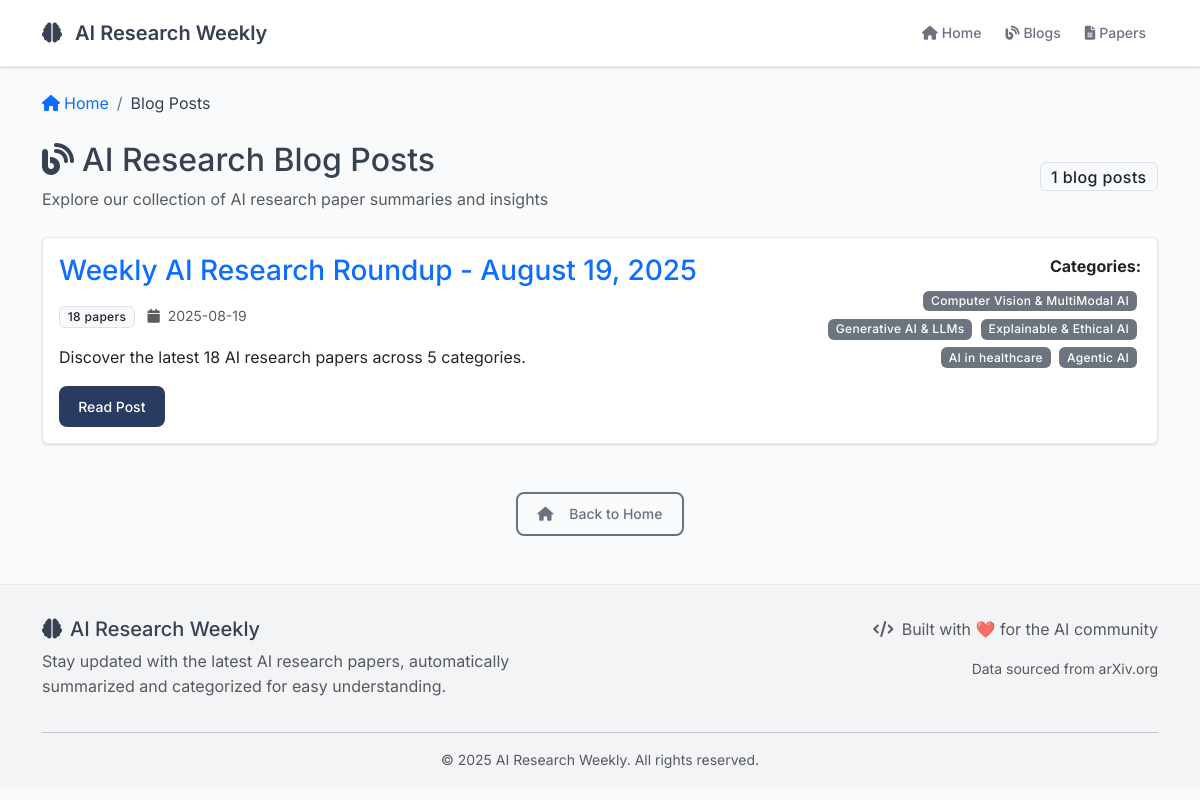
/blog, run on an earlier commit of the app's database.
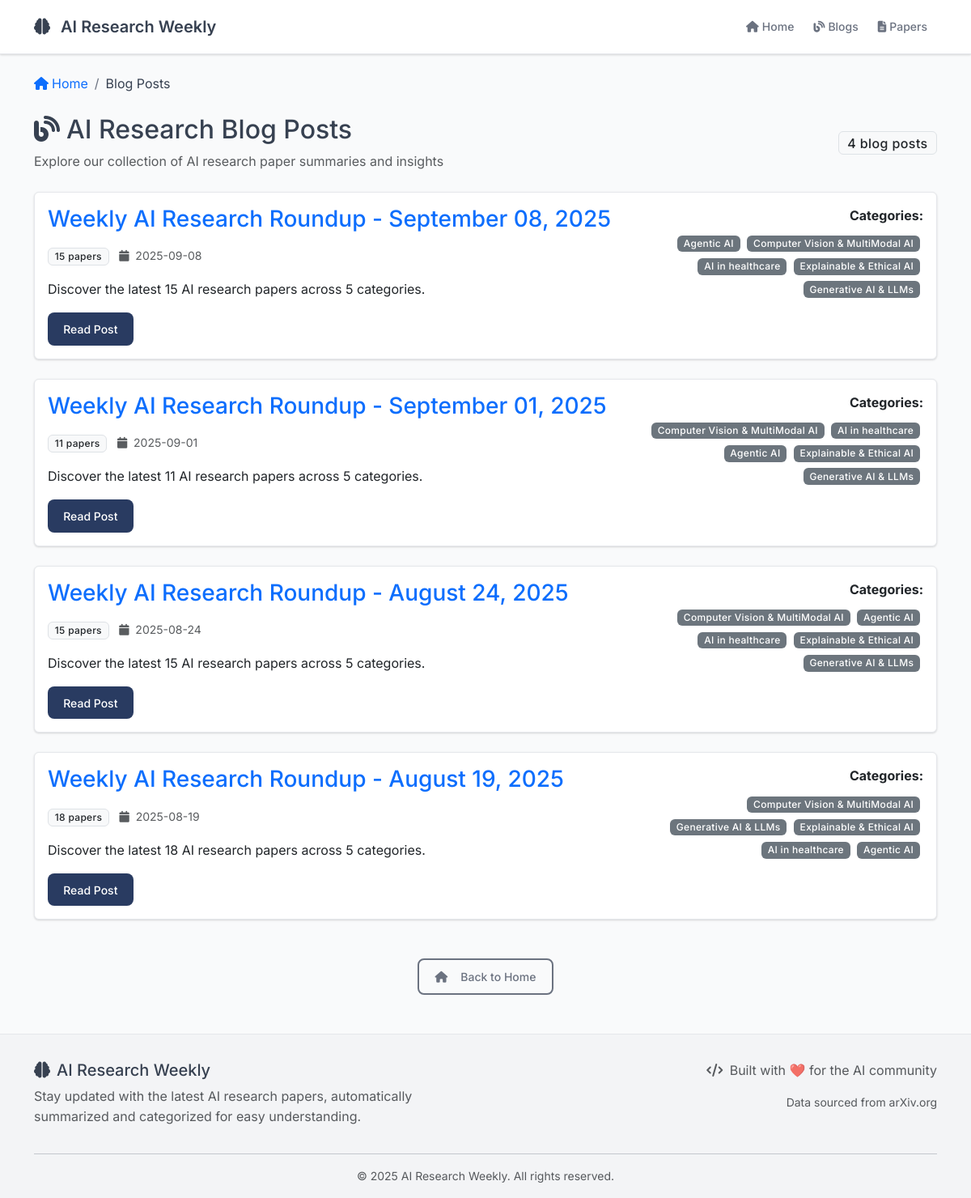
And on a later commit of the database.
### tables this page shows
CREATE TABLE blogs (
                        id INTEGER PRIMARY KEY AUTOINCREMENT,
                        title TEXT NOT NULL,
                        summary TEXT NOT NULL,
                        paper_count INTEGER NOT NULL,
                        categories TEXT,
                        published_date TEXT NOT NULL,
                        paper_ids TEXT NOT NULL,
                        created_at TIMESTAMP DEFAULT CURRENT_TIMESTAMP
                    );

### src/web_app.py (the view)
@app.route('/blog')
def blog_list():
    blogs = db.get_all_blogs()
    for blog in blogs:
        paper_ids = blog.get('paper_ids', [])
        if paper_ids:
            preview_papers = db.get_papers_by_arxiv_ids(paper_ids[:3])
            blog['preview_papers'] = preview_papers
    return render_template('blog_list.html', blogs=blogs)

### src/database.py (called while the page is built)
def _parse_summary_field(summary_field):
    if not summary_field:
        return None
    try:
        return json.loads(summary_field)
    except (json.JSONDecodeError, TypeError):
        return summary_field

    def get_all_blogs(self) -> List[Dict]:
        conn = sqlite3.connect(self.db_path)
        cursor = conn.cursor()
        cursor.execute('''
            SELECT id, title, summary, paper_count, categories, published_date, created_at, paper_ids
            FROM blogs
            ORDER BY created_at DESC
        ''')
        blogs = []
        for row in cursor.fetchall():
            blogs.append({
                'id': row[0],
                'title': row[1],
                'summary': row[2],
                'paper_count': row[3],
                'categories': row[4],
                'published_date': row[5],
                'created_at': row[6],
                'paper_ids': json.loads(row[7]) if row[7] else []
            })
        conn.close()
        return blogs

### templates/blog_list.html (shortened to what this page needs)
{% extends "base.html" %}
{% block content %}
<div class="container mt-4">
    <nav aria-label="breadcrumb" class="mb-4">
        <ol class="breadcrumb">
            <li class="breadcrumb-item">
                <a href="{{ url_for('index') }}" class="text-decoration-none">
                    <i class="fas fa-home me-1"></i>Home
                </a>
            </li>
            <li class="breadcrumb-item active" aria-current="page">Blog Posts</li>
        </ol>
    </nav>
    <div class="row mb-4">
        <div class="col-12">
            <div class="d-flex justify-content-between align-items-center">
                <div>
                    <h1 class="h2 mb-2">
                        <i class="fas fa-blog me-2"></i>AI Research Blog Posts
                    </h1>
                    <p class="text-muted mb-0">
                        Explore our collection of AI research paper summaries and insights
                    </p>
                </div>
                <div class="text-end">
                    <span class="badge bg-light text-dark border fs-6">{{ blogs|length }} blog posts</span>
                </div>
            </div>
        </div>
    </div>
    {% if blogs %}
    <div class="row g-4">
        {% for blog in blogs %}
        <div class="col-12">
            <div class="card">
                <div class="card-body">
                    <div class="row">
                        <div class="col-md-8">
                            <h3 class="card-title mb-3">
                                <a href="{{ url_for('blog_detail', blog_id=blog.id) }}" class="text-decoration-none">
                                    {{ blog.title }}
                                </a>
                            </h3>
                            <div class="mb-3">
                                <span class="badge bg-light text-dark border me-2">{{ blog.paper_count }} papers</span>
                                <small class="text-muted">
                                    <i class="fas fa-calendar me-1"></i>
                                    {{ blog.published_date }}
                                </small>
                            </div>
                            <div class="blog-summary mb-3">
                                {{ blog.summary | safe }}
                            </div>
                            <div class="d-flex gap-2">
                                <a href="{{ url_for('blog_detail', blog_id=blog.id) }}"
                                   class="btn btn-blog btn-sm">
                                    Read Post
                                </a>
                            </div>
                        </div>
                        <div class="col-md-4">
                            <div class="text-md-end">
                                {% if blog.categories %}
                                <div class="mb-3">
                                    <strong>Categories:</strong>
                                    <div class="mt-2">
                                        {% for category in blog.categories.split(',') %}
                                        <span class="badge bg-secondary me-1 mb-1">{{ category.strip() }}</span>
                                        {% endfor %}
                                    </div>
                                </div>
                                {% endif %}
                            </div>
                        </div>
                    </div>
                </div>
            </div>
        </div>
        {% endfor %}
    </div>
    {% endif %}
    <div class="row mt-5">
        <div class="col-12 text-center">
            <a href="{{ url_for('index') }}" class="btn btn-outline-primary">
                <i class="fas fa-home me-2"></i>Back to Home
            </a>
        </div>
    </div>
</div>
{% endblock %}

### templates/base.html (shortened to what this page needs)
<!DOCTYPE html>
<html lang="en">
<head>
    <link href="https://cdn.jsdelivr.net/npm/bootstrap@5.3.0/dist/css/bootstrap.min.css" rel="stylesheet">
    <link rel="stylesheet" href="https://cdnjs.cloudflare.com/ajax/libs/font-awesome/6.4.0/css/all.min.css">
</head>
<body>
    <nav class="navbar navbar-expand-lg navbar-dark">
        <div class="container">
            <a class="navbar-brand" href="{{ url_for('index') }}">
                <i class="fas fa-brain me-2"></i>
                AI Research Weekly
            </a>
            <div class="collapse navbar-collapse" id="navbarNav">
                <ul class="navbar-nav ms-auto">
                    <li class="nav-item">
                        <a class="nav-link" href="{{ url_for('index') }}">
                            <i class="fas fa-home me-1"></i>Home
                        </a>
                    </li>
                    <li class="nav-item">
                        <a class="nav-link" href="{{ url_for('blog_list') }}">
                            <i class="fas fa-blog me-1"></i>Blogs
                        </a>
                    </li>
                    <li class="nav-item">
                        <a class="nav-link" href="{{ url_for('papers_list') }}">
                            <i class="fas fa-file-alt me-1"></i>Papers
                        </a>
                    </li>
                </ul>
            </div>
        </div>
    </nav>
    <main>
        {% block content %}{% endblock %}
    </main>
    <footer class="footer">
        <div class="container">
            <div class="row">
                <div class="col-md-6">
                    <h5><i class="fas fa-brain me-2"></i>AI Research Weekly</h5>
                    <p class="text-muted">
                        Stay updated with the latest AI research papers, automatically summarized and categorized for easy understanding.
                    </p>
                </div>
                <div class="col-md-6 text-md-end">
                    <p class="text-muted">
                        <i class="fas fa-code me-1"></i>
                        Built with ❤️ for the AI community
                    </p>
                    <p class="text-muted small">
                        Data sourced from arXiv.org
                    </p>
                </div>
            </div>
            <hr class="my-3">
            <div class="text-center">
                <p class="text-muted small mb-0">
                    © 2025 AI Research Weekly. All rights reserved.
                </p>
            </div>
        </div>
    </footer>
</body>
</html>

### templates/base.html (style rules this page uses)
:root { --primary-color: #6b7280; --secondary-color: #9ca3af; --accent-color: #d1d5db; --text-primary: #374151; --text-secondary: #6b7280; --bg-light: #f9fafb; --bg-white: #ffffff; --border-color: #e5e7eb; --bg-title: #f3f4f6; --success-color: #10b981; --warning-color: #f59e0b; --error-color: #ef4444; --muted-bg: #f9fafb; --card-shadow: 0 1px 3px 0 rgba(0, 0, 0, 0.1), 0 1px 2px 0 rgba(0, 0, 0, 0.06); }
body { font-family: 'Inter', -apple-system, BlinkMacSystemFont, 'Segoe UI', Roboto, sans-serif; line-height: 1.6; color: var(--text-primary); background-color: var(--bg-light); }
.navbar { background: var(--bg-white); border-bottom: 1px solid var(--border-color); box-shadow: var(--card-shadow); padding: 0.75rem 0; }
.navbar-brand { font-weight: 600; font-size: 1.25rem; color: var(--text-primary) !important; }
.navbar-nav .nav-link { color: var(--text-secondary) !important; font-weight: 500; padding: 0.5rem 0.75rem !important; border-radius: 4px; transition: all 0.2s ease; font-size: 0.875rem; }
.card { border: 1px solid var(--border-color); border-radius: 6px; box-shadow: var(--card-shadow); transition: all 0.2s ease-in-out; background: var(--bg-white); }
.btn-blog { background: #293b61; border: none; color: white; }
.btn-outline-primary { border-color: var(--text-secondary); color: var(--text-secondary); border-radius: 4px; padding: 0.5rem 1rem; font-weight: 500; font-size: 0.875rem; transition: all 0.2s ease; }
.footer { background: var(--bg-title); color: var(--text-primary); padding: 2rem 0 1rem; margin-top: 3rem; border-top: 1px solid var(--border-color); }
.badge { font-weight: 500; letter-spacing: 0.025em; }
.btn-sm { padding: 0.375rem 0.75rem; font-size: 0.875rem; border-radius: 4px; }
.breadcrumb-item + .breadcrumb-item::before { color: var(--text-secondary); }
.breadcrumb-item.active { color: var(--text-primary); }
.blog-summary { line-height: 1.6; }
.btn { padding: 0.6rem 1.2rem; border-radius: 8px; font-weight: 500; text-decoration: none; display: inline-flex; align-items: center; gap: 0.5rem; transition: all 0.2s ease; border: none; cursor: pointer; }
.btn-outline-primary { background: transparent; color: var(--primary-color); border: 2px solid var(--primary-color); }

What changed in the data, as far as the page shows it:
added blogs: title "Weekly AI Research Roundup - September 08, 2025", paper_count "15", published_date "2025-09-08", summary "Discover the latest 15 AI research papers across 5 categories.", strip "Agentic AI" "Computer Vision & MultiModal AI" "AI in healthcare" "Explainable & Ethical AI" "Generative AI & LLMs"
added blogs: title "Weekly AI Research Roundup - September 01, 2025", paper_count "11", published_date "2025-09-01", summary "Discover the latest 11 AI research papers across 5 categories.", strip "Computer Vision & MultiModal AI" "AI in healthcare" "Agentic AI" "Explainable & Ethical AI" "Generative AI & LLMs"
added blogs: title "Weekly AI Research Roundup - August 24, 2025", paper_count "15", published_date "2025-08-24", summary "Discover the latest 15 AI research papers across 5 categories.", strip "Computer Vision & MultiModal AI" "Agentic AI" "AI in healthcare" "Explainable & Ethical AI" "Generative AI & LLMs"
Also different on the page:
{{ blogs|length }}: "1" → "4"
